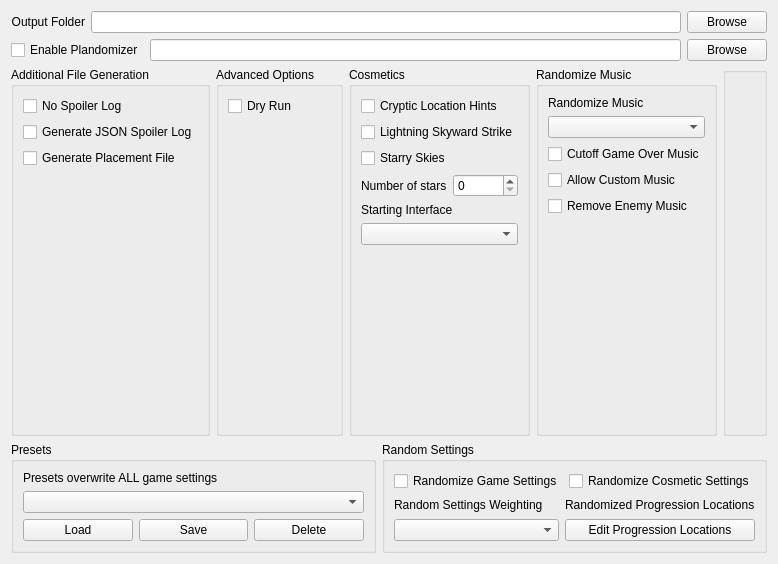
      <widget class="QWidget" name="tab_setup">
       <attribute name="title">
        <string>Setup</string>
       </attribute>
       <layout class="QVBoxLayout" name="verticalLayout_27">
        <item>
         <layout class="QVBoxLayout" name="vlay_files">
          <item>
           <layout class="QHBoxLayout" name="hlay_output">
            <item>
             <widget class="QLabel" name="label_output">
              <property name="text">
               <string>Output Folder</string>
              </property>
              <property name="alignment">
               <set>Qt::AlignRight|Qt::AlignTrailing|Qt::AlignVCenter</set>
              </property>
             </widget>
            </item>
            <item>
             <widget class="QLineEdit" name="output_folder"/>
            </item>
            <item>
             <widget class="QPushButton" name="ouput_folder_browse_button">
              <property name="text">
               <string>Browse</string>
              </property>
             </widget>
            </item>
           </layout>
          </item>
          <item>
           <layout class="QVBoxLayout" name="vlay_plando">
            <item>
             <layout class="QHBoxLayout" name="hlay_plando_file">
              <item>
               <widget class="QCheckBox" name="option_plando">
                <property name="text">
                 <string>Enable Plandomizer</string>
                </property>
               </widget>
              </item>
              <item>
               <widget class="QLineEdit" name="plando_file"/>
              </item>
              <item>
               <widget class="QPushButton" name="plando_file_browse">
                <property name="text">
                 <string>Browse</string>
                </property>
               </widget>
              </item>
             </layout>
            </item>
           </layout>
          </item>
         </layout>
        </item>
        <item>
         <layout class="QHBoxLayout" name="hlay_setup_options">
          <item>
           <widget class="QGroupBox" name="box_additional_files">
            <property name="sizePolicy">
             <sizepolicy hsizetype="Expanding" vsizetype="Preferred">
              <horstretch>0</horstretch>
              <verstretch>0</verstretch>
             </sizepolicy>
            </property>
            <property name="title">
             <string>Additional File Generation</string>
            </property>
            <property name="flat">
             <bool>false</bool>
            </property>
            <layout class="QVBoxLayout" name="verticalLayout_22">
             <item>
              <layout class="QVBoxLayout" name="vlay_additional_files">
               <item>
                <widget class="QCheckBox" name="option_no_spoiler_log">
                 <property name="text">
                  <string>No Spoiler Log</string>
                 </property>
                </widget>
               </item>
               <item>
                <widget class="QCheckBox" name="option_json_spoiler">
                 <property name="text">
                  <string>Generate JSON Spoiler Log</string>
                 </property>
                </widget>
               </item>
               <item>
                <widget class="QCheckBox" name="option_out_placement_file">
                 <property name="text">
                  <string>Generate Placement File</string>
                 </property>
                </widget>
               </item>
               <item>
                <spacer name="vspace_additional_files">
                 <property name="orientation">
                  <enum>Qt::Vertical</enum>
                 </property>
                 <property name="sizeHint" stdset="0">
                  <size>
                   <width>20</width>
                   <height>40</height>
                  </size>
                 </property>
                </spacer>
               </item>
              </layout>
             </item>
            </layout>
           </widget>
          </item>
          <item>
           <widget class="QGroupBox" name="box_advanced">
            <property name="sizePolicy">
             <sizepolicy hsizetype="Expanding" vsizetype="Preferred">
              <horstretch>0</horstretch>
              <verstretch>0</verstretch>
             </sizepolicy>
            </property>
            <property name="title">
             <string>Advanced Options</string>
            </property>
            <layout class="QVBoxLayout" name="verticalLayout_23">
             <item>
              <layout class="QVBoxLayout" name="vlay_advanced">
               <item>
                <widget class="QCheckBox" name="option_dry_run">
                 <property name="text">
                  <string>Dry Run</string>
                 </property>
                </widget>
               </item>
               <item>
                <spacer name="vspace_advanced">
                 <property name="orientation">
                  <enum>Qt::Vertical</enum>
                 </property>
                 <property name="sizeHint" stdset="0">
                  <size>
                   <width>20</width>
                   <height>40</height>
                  </size>
                 </property>
                </spacer>
               </item>
              </layout>
             </item>
            </layout>
           </widget>
          </item>
          <item>
           <widget class="QGroupBox" name="box_cosmetics">
            <property name="sizePolicy">
             <sizepolicy hsizetype="Expanding" vsizetype="Preferred">
              <horstretch>0</horstretch>
              <verstretch>0</verstretch>
             </sizepolicy>
            </property>
            <property name="title">
             <string>Cosmetics</string>
            </property>
            <layout class="QVBoxLayout" name="verticalLayout_24">
             <item>
              <layout class="QVBoxLayout" name="vlay_cosmetics">
               <item>
                <widget class="QCheckBox" name="option_cryptic_location_hints">
                 <property name="text">
                  <string>Cryptic Location Hints</string>
                 </property>
                </widget>
               </item>
               <item>
                <widget class="QCheckBox" name="option_lightning_skyward_strike">
                 <property name="text">
                  <string>Lightning Skyward Strike</string>
                 </property>
                </widget>
               </item>
               <item>
                <widget class="QCheckBox" name="option_starry_skies">
                 <property name="text">
                  <string>Starry Skies</string>
                 </property>
                </widget>
               </item>
               <item>
                <layout class="QHBoxLayout" name="hlay_star_count">
                 <item>
                  <widget class="QLabel" name="label_for_option_star_count">
                   <property name="sizePolicy">
                    <sizepolicy hsizetype="MinimumExpanding" vsizetype="Preferred">
                     <horstretch>0</horstretch>
                     <verstretch>0</verstretch>
                    </sizepolicy>
                   </property>
                   <property name="text">
                    <string>Number of stars</string>
                   </property>
                  </widget>
                 </item>
                 <item>
                  <widget class="QSpinBox" name="option_star_count">
                   <property name="enabled">
                    <bool>true</bool>
                   </property>
                   <property name="sizePolicy">
                    <sizepolicy hsizetype="MinimumExpanding" vsizetype="Fixed">
                     <horstretch>0</horstretch>
                     <verstretch>0</verstretch>
                    </sizepolicy>
                   </property>
                   <property name="maximum">
                    <number>32767</number>
                   </property>
                   <property name="singleStep">
                    <number>100</number>
                   </property>
                  </widget>
                 </item>
                </layout>
               </item>
               <item>
                <widget class="QLabel" name="label_for_option_interface">
                 <property name="text">
                  <string>Starting Interface</string>
                 </property>
                </widget>
               </item>
               <item>
                <widget class="QComboBox" name="option_interface"/>
               </item>
               <item>
                <spacer name="vspace_cosmetics">
                 <property name="orientation">
                  <enum>Qt::Vertical</enum>
                 </property>
                 <property name="sizeHint" stdset="0">
                  <size>
                   <width>20</width>
                   <height>40</height>
                  </size>
                 </property>
                </spacer>
               </item>
              </layout>
             </item>
            </layout>
           </widget>
          </item>
          <item>
           <widget class="QGroupBox" name="box_music_rando">
            <property name="sizePolicy">
             <sizepolicy hsizetype="Expanding" vsizetype="Preferred">
              <horstretch>0</horstretch>
              <verstretch>0</verstretch>
             </sizepolicy>
            </property>
            <property name="title">
             <string>Randomize Music</string>
            </property>
            <layout class="QVBoxLayout" name="verticalLayout_25">
             <item>
              <layout class="QVBoxLayout" name="vlay_music_rando">
               <item>
                <layout class="QVBoxLayout" name="vlay_music_rando_option">
                 <item>
                  <widget class="QLabel" name="label_for_option_music_rando">
                   <property name="text">
                    <string>Randomize Music</string>
                   </property>
                  </widget>
                 </item>
                 <item>
                  <widget class="QComboBox" name="option_music_rando"/>
                 </item>
                </layout>
               </item>
               <item>
                <widget class="QCheckBox" name="option_cutoff_gameover_music">
                 <property name="text">
                  <string>Cutoff Game Over Music</string>
                 </property>
                </widget>
               </item>
               <item>
                <widget class="QCheckBox" name="option_allow_custom_music">
                 <property name="text">
                  <string>Allow Custom Music</string>
                 </property>
                </widget>
               </item>
               <item>
                <widget class="QCheckBox" name="option_no_enemy_music">
                 <property name="text">
                  <string>Remove Enemy Music</string>
                 </property>
                </widget>
               </item>
               <item>
                <spacer name="vspace_music_rando">
                 <property name="orientation">
                  <enum>Qt::Vertical</enum>
                 </property>
                 <property name="sizeHint" stdset="0">
                  <size>
                   <width>20</width>
                   <height>40</height>
                  </size>
                 </property>
                </spacer>
               </item>
              </layout>
             </item>
            </layout>
           </widget>
          </item>
          <item>
           <widget class="QGroupBox" name="box">
            <property name="sizePolicy">
             <sizepolicy hsizetype="Expanding" vsizetype="Preferred">
              <horstretch>0</horstretch>
              <verstretch>0</verstretch>
             </sizepolicy>
            </property>
            <property name="title">
             <string/>
            </property>
            <layout class="QVBoxLayout" name="verticalLayout_28">
             <item>
              <spacer name="vspace_10">
               <property name="orientation">
                <enum>Qt::Vertical</enum>
               </property>
               <property name="sizeHint" stdset="0">
                <size>
                 <width>20</width>
                 <height>342</height>
                </size>
               </property>
              </spacer>
             </item>
            </layout>
           </widget>
          </item>
         </layout>
        </item>
        <item>
         <layout class="QHBoxLayout" name="hlay_presets_rs">
          <item>
           <widget class="QGroupBox" name="box_presets">
            <property name="sizePolicy">
             <sizepolicy hsizetype="Expanding" vsizetype="Preferred">
              <horstretch>0</horstretch>
              <verstretch>0</verstretch>
             </sizepolicy>
            </property>
            <property name="title">
             <string>Presets</string>
            </property>
            <layout class="QVBoxLayout" name="verticalLayout_26">
             <item>
              <layout class="QVBoxLayout" name="vlay_presets">
               <item>
                <widget class="QLabel" name="label_presets">
                 <property name="text">
                  <string>Presets overwrite ALL game settings</string>
                 </property>
                 <property name="wordWrap">
                  <bool>false</bool>
                 </property>
                </widget>
               </item>
               <item>
                <widget class="QComboBox" name="presets_list"/>
               </item>
               <item>
                <layout class="QHBoxLayout" name="hlay_presets_controls">
                 <item>
                  <widget class="QPushButton" name="load_preset">
                   <property name="text">
                    <string>Load</string>
                   </property>
                  </widget>
                 </item>
                 <item>
                  <widget class="QPushButton" name="save_preset">
                   <property name="text">
                    <string>Save</string>
                   </property>
                  </widget>
                 </item>
                 <item>
                  <widget class="QPushButton" name="delete_preset">
                   <property name="text">
                    <string>Delete</string>
                   </property>
                  </widget>
                 </item>
                </layout>
               </item>
              </layout>
             </item>
            </layout>
           </widget>
          </item>
          <item>
           <widget class="QGroupBox" name="box_rs">
            <property name="sizePolicy">
             <sizepolicy hsizetype="Expanding" vsizetype="Preferred">
              <horstretch>0</horstretch>
              <verstretch>0</verstretch>
             </sizepolicy>
            </property>
            <property name="title">
             <string>Random Settings</string>
            </property>
            <layout class="QHBoxLayout" name="horizontalLayout_12">
             <item>
              <layout class="QVBoxLayout" name="vlay_rs">
               <item>
                <layout class="QHBoxLayout" name="hlay_rs_controls">
                 <item>
                  <widget class="QCheckBox" name="option_random_settings">
                   <property name="text">
                    <string>Randomize Game Settings</string>
                   </property>
                  </widget>
                 </item>
                 <item>
                  <widget class="QCheckBox" name="option_random_cosmetics">
                   <property name="text">
                    <string>Randomize Cosmetic Settings</string>
                   </property>
                  </widget>
                 </item>
                </layout>
               </item>
               <item>
                <layout class="QHBoxLayout" name="hlay_rs_settings">
                 <item>
                  <layout class="QVBoxLayout" name="vlay_rs_weighting">
                   <item>
                    <widget class="QLabel" name="label_random_settings_weighting">
                     <property name="text">
                      <string>Random Settings Weighting</string>
                     </property>
                    </widget>
                   </item>
                   <item>
                    <widget class="QComboBox" name="option_random_settings_weighting"/>
                   </item>
                  </layout>
                 </item>
                 <item>
                  <layout class="QVBoxLayout" name="vlay_rs_progression_locations">
                   <item>
                    <widget class="QLabel" name="label_progression_locations">
                     <property name="text">
                      <string>Randomized Progression Locations</string>
                     </property>
                    </widget>
                   </item>
                   <item>
                    <widget class="QPushButton" name="edit_progression_groups">
                     <property name="text">
                      <string>Edit Progression Locations</string>
                     </property>
                    </widget>
                   </item>
                  </layout>
                 </item>
                </layout>
               </item>
              </layout>
             </item>
            </layout>
           </widget>
          </item>
         </layout>
        </item>
       </layout>
      </widget>
